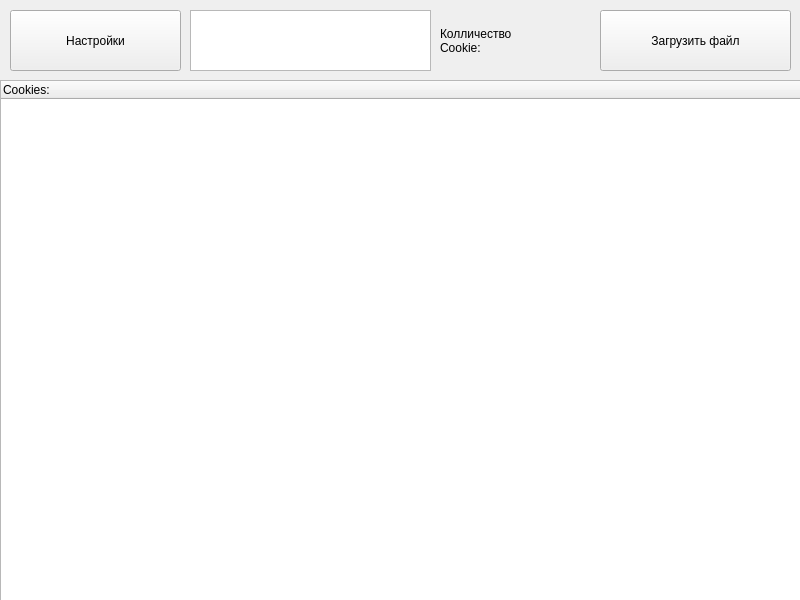
<?xml version="1.0" encoding="UTF-8"?>
<ui version="4.0">
 <class>MainWindow</class>
 <widget class="QMainWindow" name="MainWindow">
  <property name="geometry">
   <rect>
    <x>0</x>
    <y>0</y>
    <width>800</width>
    <height>600</height>
   </rect>
  </property>
  <property name="windowTitle">
   <string>MainWindow</string>
  </property>
  <widget class="QWidget" name="centralwidget">
   <widget class="QTreeWidget" name="treeWidget">
    <property name="geometry">
     <rect>
      <x>0</x>
      <y>80</y>
      <width>881</width>
      <height>521</height>
     </rect>
    </property>
    <column>
     <property name="text">
      <string>Cookies: </string>
     </property>
    </column>
   </widget>
   <widget class="QPushButton" name="settingsButton">
    <property name="geometry">
     <rect>
      <x>10</x>
      <y>10</y>
      <width>171</width>
      <height>61</height>
     </rect>
    </property>
    <property name="text">
     <string>Настройки</string>
    </property>
   </widget>
   <widget class="QPushButton" name="uploadButton">
    <property name="geometry">
     <rect>
      <x>600</x>
      <y>10</y>
      <width>191</width>
      <height>61</height>
     </rect>
    </property>
    <property name="text">
     <string>Загрузить файл</string>
    </property>
   </widget>
   <widget class="QListWidget" name="filesNames">
    <property name="geometry">
     <rect>
      <x>190</x>
      <y>10</y>
      <width>241</width>
      <height>61</height>
     </rect>
    </property>
   </widget>
   <widget class="QLabel" name="cookieCount">
    <property name="geometry">
     <rect>
      <x>440</x>
      <y>10</y>
      <width>151</width>
      <height>61</height>
     </rect>
    </property>
    <property name="text">
     <string>Колличество 
Cookie:</string>
    </property>
   </widget>
  </widget>
 </widget>
 <resources/>
 <connections/>
</ui>
